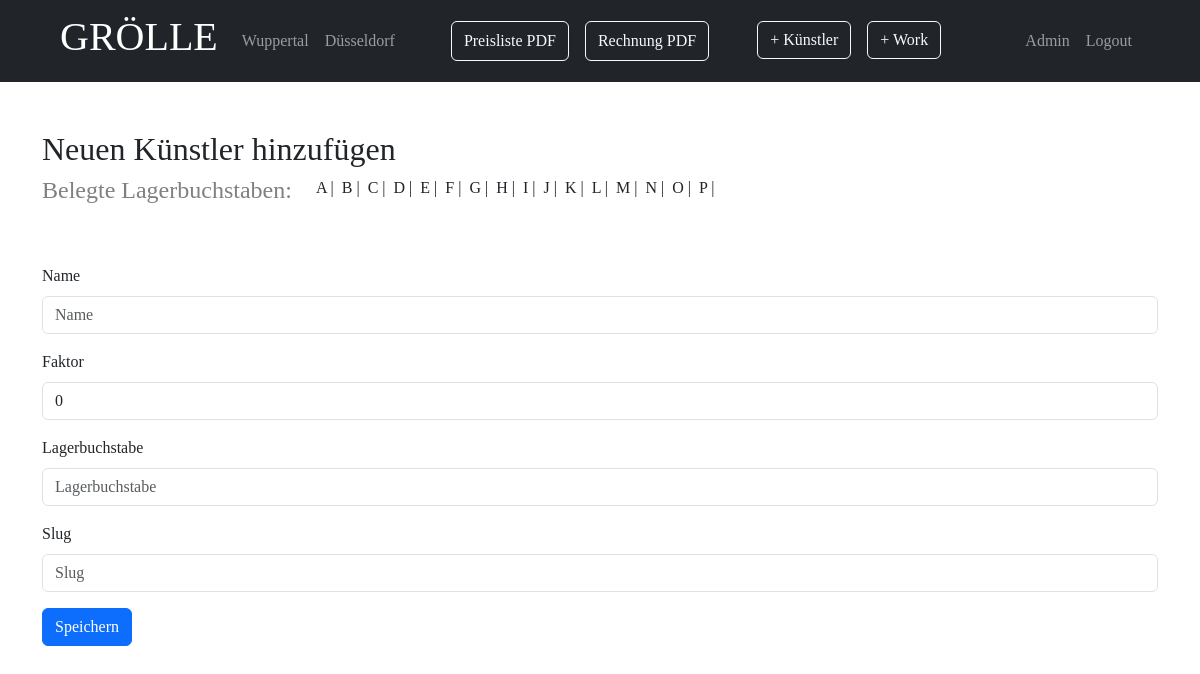
The page /databank/add/add-artist/ (signed in) on the database its author committed.
### databank/models.py (models this page shows, shortened)
class Artist(models.Model):
    name = models.CharField(max_length=200, unique=True)
    factor = models.IntegerField(blank=True, default=0)
    storagetag = models.CharField(max_length=5, unique=True, default="")
    slug = models.SlugField(unique=True, blank=True)

### databank/views.py (the view)
# urls.py: path('databank/add/add-artist/', views.addartist_page, name="addartist-page"),
@login_required(login_url="login-page")
def addartist_page(request):
    form = ArtistForm()
    storagetags = Artist.objects.all()
    if request.method == "POST":
        form = ArtistForm(request.POST)
        if form.is_valid():
            form.save()
            print(request.POST)
            return redirect("databank-page")
    content = {"form": form,
               "storagetags": storagetags,}
    return render(request, "databank/addartist.html", content)

### databank/forms.py (shortened to what this page needs)
class ArtistForm(forms.ModelForm):
    class Meta:
        model= Artist
        fields= ["name", "factor", "storagetag", "slug"]
        labels = {
            "factor": "Faktor",
            "storagetag": "Lagerbuchstabe",
        }

### databank/templates/databank/addartist.html (shortened to what this page needs)
{%extends "databank/base/base.html"%}
{% load static %}
{% load django_bootstrap5 %}
{% load bootstrap_icons %}
{%block body%}
    <div class="container">
        <h2 class="mt-5">Neuen Künstler hinzufügen</h2>
        <div class="d-flex">
            <h4 class="me-3" style="color: grey;">Belegte Lagerbuchstaben:</h4>
                {%for tag in storagetags%}
                <div class="ms-2">
                    <p>{{tag.storagetag}} |</p>
                </div>
                {%endfor%}
            </div>
        <div class="row my-5">
            <div class="col-md-12">
                 <form action="" method="POST" class="form">
                    {% bootstrap_form form %}
                    <input type="submit" value="Speichern" class="btn btn-primary">
                </form>
            </div>
        </div>
    </div>
{%endblock%}

### databank/static/databank/styles/styles.css (style rules this page uses)
body { font-family: WeissenhofGrotesk-Light; }

### rows shown on the page
Artist: storagetag "A"
Artist: storagetag "B"
Artist: storagetag "C"
Artist: storagetag "D"
Artist: storagetag "E"
Artist: storagetag "F"
Artist: storagetag "G"
Artist: storagetag "H"
Artist: storagetag "I"
Artist: storagetag "J"
Artist: storagetag "K"
Artist: storagetag "L"
Artist: storagetag "M"
Artist: storagetag "N"
Artist: storagetag "O"
Artist: storagetag "P"
